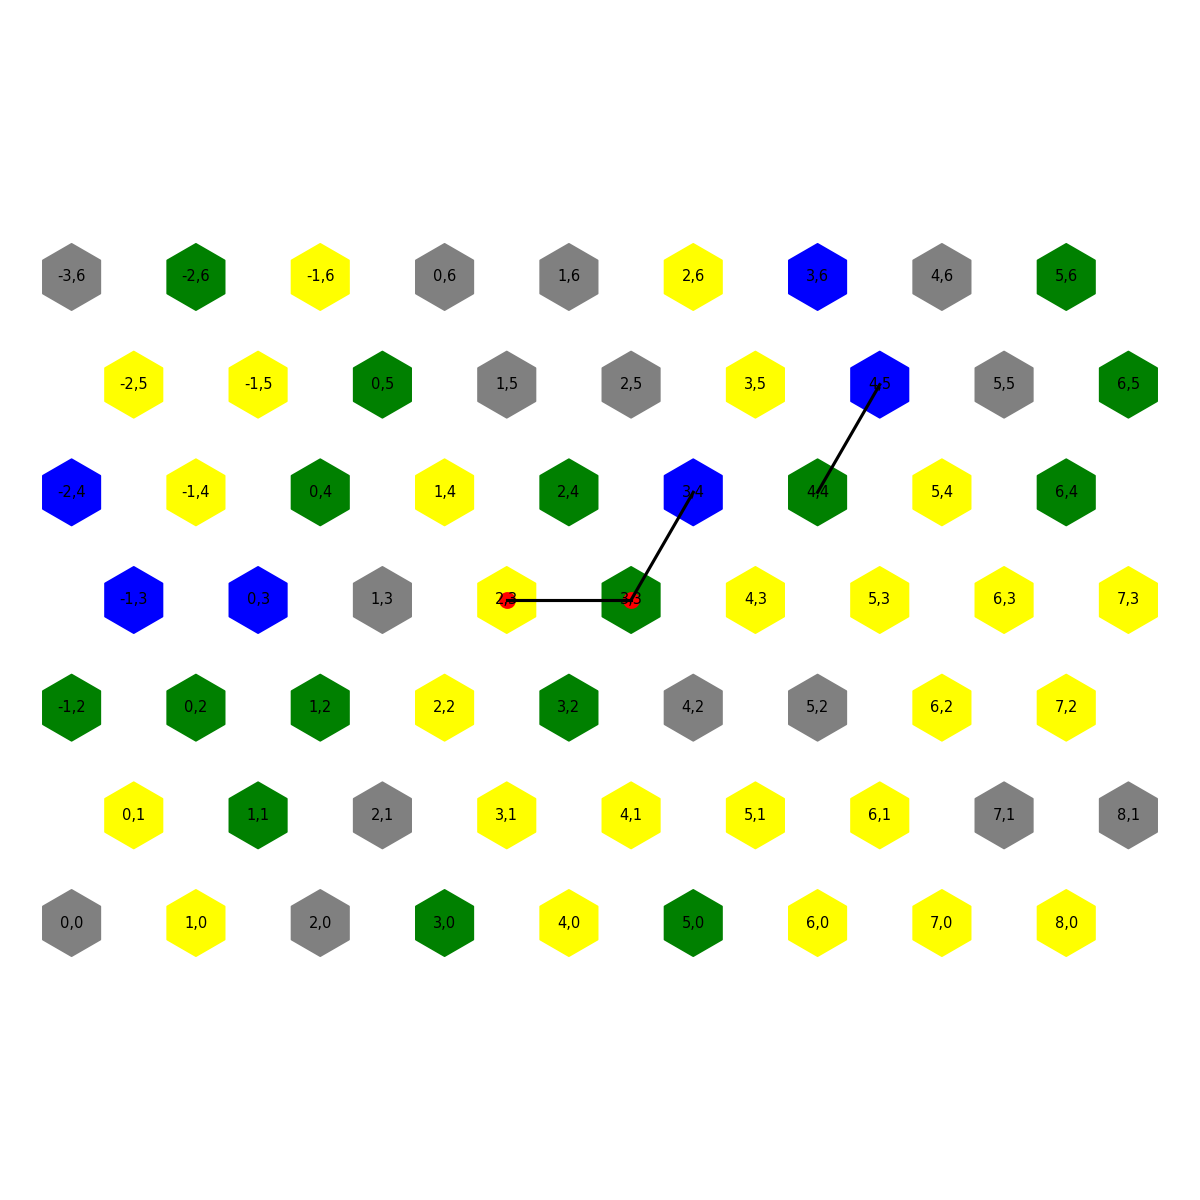

Recreate this plot in Python.
import json
import matplotlib.pyplot as plt

from map import Map
from actor import Actor
from coordinates import axial_to_pixel
from terrain import Terrain

class World:
    def __init__(self):
        self.map = Map()
        self.actors = []
        # self.clock = None

    def to_dict(self):
        return {
            "save_version": 1,
            "map": self.map.to_dict(),
            "actors": [actor.to_dict() for actor in self.actors],
            # "clock": self.clock.to_dict() if self.clock else None,
        }

    @classmethod
    def from_dict(cls, data):
        world = cls()

        world.map = Map.from_dict(data["map"])

        world.actors = [
            Actor.from_dict(actor_data, world.map)
            for actor_data in data["actors"]
        ]

        # world.clock = ...

        return world
    
    def save(self, filepath):
        with open(filepath, "w", encoding="utf-8") as file:
            json.dump(self.to_dict(), file, indent=4, ensure_ascii=False)

    @classmethod
    def load(cls, filepath):
        with open(filepath, "r", encoding="utf-8") as file:
            data = json.load(file)

        return cls.from_dict(data)
    
    def add_actor(self, actor):
        self.actors.append(actor)

####==============================####

    def list_world_objects(self):
        if not self.map.hexes:
            print("(empty map)")
            return

        for hex in self.map.hexes:
            q, r = hex
            data = self.map.get_hex(q, r)
            print(f'Hex at: {data.q}, {data.r} - {data.terrain}')

        if not self.actors:
            print("(no actors)")
            return

        for actor in self.actors:
            name = actor.name
            q, r = actor.current_hex.q, actor.current_hex.r
            print(f'Actor: {name}, at ({q}, {r})')
        return
        
    def draw_map(self, filename="plot.png"):
        terrain_colors = {
            Terrain.PLAINS: "yellow",
            Terrain.FOREST: "green",
            Terrain.MOUNTAIN: "gray",
            Terrain.SEA: "blue",
        }

        xs = []
        ys = []
        colors = []

        plt.figure(figsize=(8, 8))

        for q, r in self.map.hexes:
            tile = self.map.get_hex(q, r)
            x, y = axial_to_pixel(q, r)

            xs.append(x)
            ys.append(y)
            colors.append(terrain_colors.get(tile.terrain, "black"))

        plt.scatter(
            xs,
            ys,
            s=1000,
            c=colors,
            marker="h"
        )

        for q, r in self.map.hexes:
            x, y = axial_to_pixel(q, r)

            plt.text(
                x,
                y,
                f"{q},{r}",
                ha="center",
                va="center",
                fontsize=7,
                color="black"
            )

        for road in self.map.road_network.roads:
            a, b = tuple(road)

            a_x, a_y = axial_to_pixel(a.q, a.r)
            b_x, b_y = axial_to_pixel(b.q, b.r)

            plt.plot([a_x, b_x], [a_y, b_y], color="black")

        actor_xs = []
        actor_ys = []

        for actor in self.actors:
            if actor.current_hex is None:
                continue

            x, y = axial_to_pixel(actor.current_hex.q, actor.current_hex.r)
            actor_xs.append(x)
            actor_ys.append(y)

        plt.scatter(
            actor_xs,
            actor_ys,
            s=50,
            c="red",
            marker="o"
        )

        plt.axis("equal")
        plt.axis("off")
        plt.tight_layout()
        plt.savefig(filename, dpi=150)
        plt.close()
